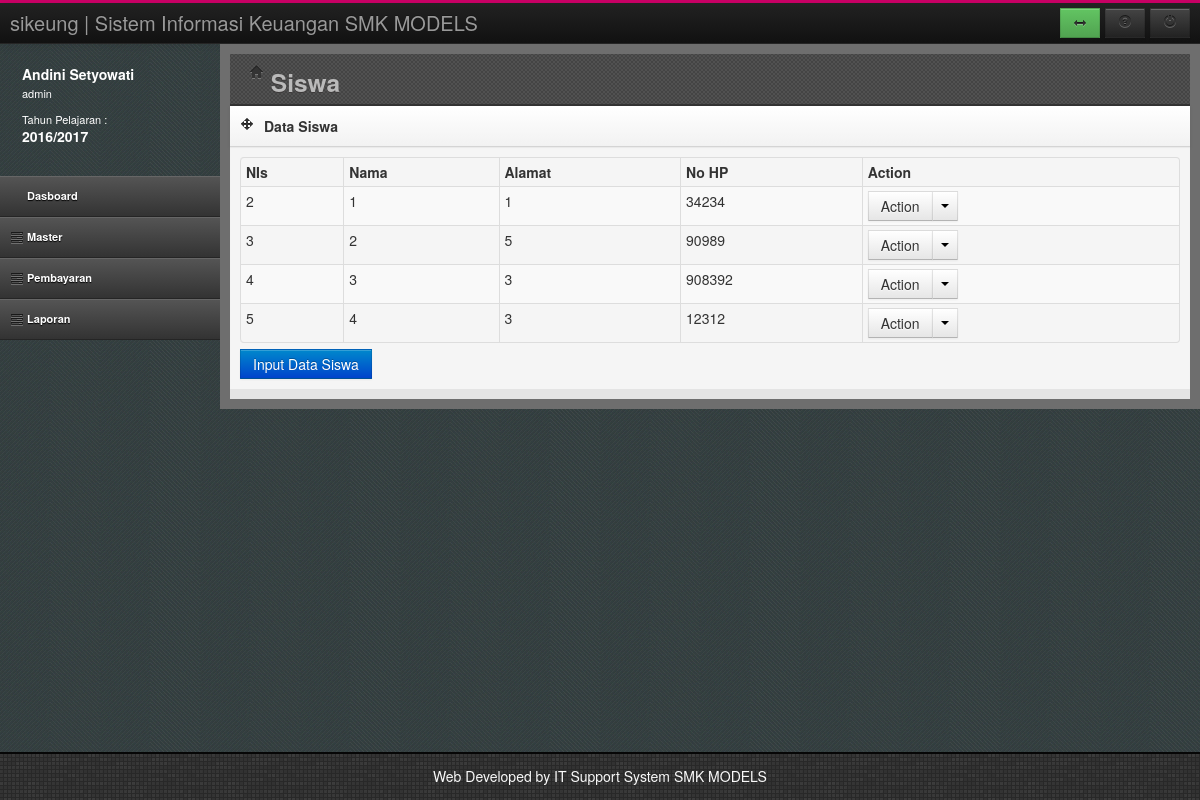
Screenshot of /index.php?page=siswa (signed in) with the database file from the repository.
### tables this page shows
CREATE TABLE `tahunjar` (
  `TahunAkademik` varchar(20) NOT NULL,
  `Status` varchar(20) DEFAULT NULL,
  PRIMARY KEY (`TahunAkademik`)
);

CREATE TABLE `siswa` (
  `KODE_SISWA` int(11) NOT NULL AUTO_INCREMENT,
  `NIS` varchar(20) DEFAULT NULL,
  `KODE_JUR` int(11) NOT NULL,
  `NO_INDUK` varchar(20) DEFAULT NULL,
  `NAMA_SISWA` varchar(50) DEFAULT NULL,
  `ALAMAT_SISWA` varchar(100) DEFAULT NULL,
  `NOHP_SISWA` varchar(15) DEFAULT NULL,
  `THN_ANGK` int(11) DEFAULT NULL,
  `NAMA_JURSIS` varchar(50) DEFAULT NULL,
  PRIMARY KEY (`KODE_SISWA`),
  KEY `FK_MENEMPATI` (`KODE_JUR`),
  CONSTRAINT `FK_MENEMPATI` FOREIGN KEY (`KODE_JUR`) REFERENCES `jurusan` (`KODE_JUR`)
);

### siswa.php (the view, shortened to what this page needs)
<header class="head">
	<div class="main-bar">
		<h3><i class="icon-home"></i> Siswa</h3>
	</div>
</header>
<div class="row-fluid">
	<div class="span12">
		<div class="box">
			<header>
				<div class="icons"><i class="icon-move"></i></div>
				<h5>Data Siswa</h5>
			</header>
			<div id="collapse4" class="body">
				<table id="dataTable" class="table table-bordered table-condensed table-hover table-striped">
					<thead>
						<tr>
							<th>NIs</th>
							<th>Nama</th>
							<th>Alamat</th>
							<th>No HP</th>
							<th>Action</th>
						</tr>
					</thead>
					<tbody>
					<?php
					$sql = "Select * from siswa";
					$rw=mysql_query($sql);
					while($rs=mysql_fetch_array($rw))
					{
					?>
						<tr>
							<td><?php echo $rs[0]; ?></td>
							<td><?php echo $rs[1]; ?></td>
							<td><?php echo $rs[2]; ?></td>
							<td><?php echo $rs[3]; ?></td>
							<td >
										<div class="btn-group">
											<button class="btn">Action</button>
											<button class="btn dropdown-toggle" data-toggle="dropdown"><span class="caret"></span></button>
										</div>
							</td>
						</tr>
					<?php
					}
					?>
					</tbody>
				</table>
				<a href="?page=addsiswa&act=0">
					<input type="submit" value="Input Data Siswa" class="btn btn-primary">
				</a>
			</div>
		</div>
	</div>
</div>

### usersesion.php
<div class="media user-media hidden-phone">
	<div class="media-body hidden-tablet">
		<h5 class="media-heading"><?php echo $LogNamaUser;?></h5>
		<ul class="unstyled user-info">
			<li><?php echo $LogHak;?><br/><br/></li>
			<li>Tahun Pelajaran : <br/>
				<h5 class="media-heading"><?php echo $TahunAktif ;?></h5>
			</li>
		</ul>
	</div>
</div>

### assets/css/style.css (style rules this page uses)
html, body { height: 100%; }
.head { height: 40px; padding-bottom: 10px; *zoom: 1; }
.head:before, .head:after { display: table; content: ""; line-height: 0; }
.head:after { clear: both; }
.head .main-bar { margin-left: 20px; position: relative; }
#left .user-media { color: #fff; padding: 20px 0 20px 10px; }
#left .user-media .media-body { float: left; margin-left: 12px; }
#left .user-media .media-body h5 { margin-bottom: 3px; }
#left .user-media .media-body .user-info li { line-height: 13px; font-size: 11px; }
.head { background-color: #444444; background-image: url("../img/bg.png"); background-repeat: repeat; border-bottom: 2px solid #333333; }
.head .main-bar h3 { color: #BABABA; line-height: 29px; text-shadow: 0 1px 0 rgba(51, 47, 47, 0.6); }
.box { margin-bottom: 10px; position: relative; width: 100%; }
.box header { background-color: #fafafa; background-image: -moz-linear-gradient(top, #ffffff, #f2f2f2); background-image: -webkit-gradient(linear, 0 0, 0 100%, from(#ffffff), to(#f2f2f2)); background-image: -webkit-linear-gradient(top, #ffffff, #f2f2f2); background-image: -o-linear-gradient(top, #ffffff, #f2f2f2); background-image: linear-gradient(to bottom, #ffffff, #f2f2f2); background-repeat: repeat-x; filter: progid:DXImageTransform.Microsoft.gradient(startColorstr='#ffffffff', endColorstr='#fff2f2f2', GradientType=0); border-bottom: 1px solid #d4d4d4; -webkit-box-shadow: 0 1px 4px rgba(0, 0, 0, 0.065); -moz-box-shadow: 0 1px 4px rgba(0, 0, 0, 0.065); box-shadow: 0 1px 4px rgba(0, 0, 0, 0.065); *zoom: 1; }
.box header:before, .box header:after { display: table; content: ""; line-height: 0; }
.box header:after { clear: both; }
.box header .icons, .box header h5 { float: left; margin: 0; }
.box header .icons { float: left; display: block; padding: 10px 5px 10px 10px; }
.box header h5 { margin: 10px 0 10px 5px; }
.box .body, .box .block { padding: 10px; background-color: #F5F5F5; -webkit-box-shadow: inset 0 1px 1px rgba(0, 0, 0, 0.05); -moz-box-shadow: inset 0 1px 1px rgba(0, 0, 0, 0.05); box-shadow: inset 0 1px 1px rgba(0, 0, 0, 0.05); }
.btn { -webkit-border-radius: 0; -moz-border-radius: 0; border-radius: 0; }
.btn-group .btn { -webkit-border-radius: 0 !important; -moz-border-radius: 0 !important; border-radius: 0 !important; }

### assets/css/responsive-tables.css (style rules this page uses)
table th { font-weight: bold; }
table td, table th { padding: 9px 10px; text-align: left; }

### rows the page displays
tahunjar: TahunAkademik "2016/2017"
siswa: KODE_SISWA "2", NIS "1", KODE_JUR "1", NO_INDUK "34234"
siswa: KODE_SISWA "3", NIS "2", KODE_JUR "5", NO_INDUK "90989"
siswa: KODE_SISWA "4", NIS "3", KODE_JUR "3", NO_INDUK "908392"
siswa: KODE_SISWA "5", NIS "4", KODE_JUR "3", NO_INDUK "12312"

### other values shown
$LogNamaUser "Andini Setyowati"
$LogHak "admin"
